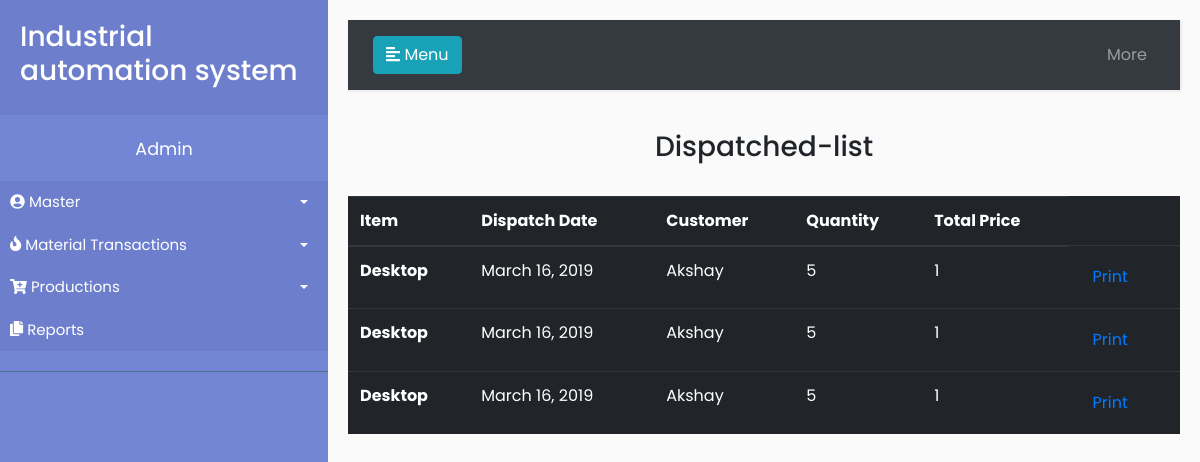
The page /production/dispatched_list/ on the database as committed earlier.
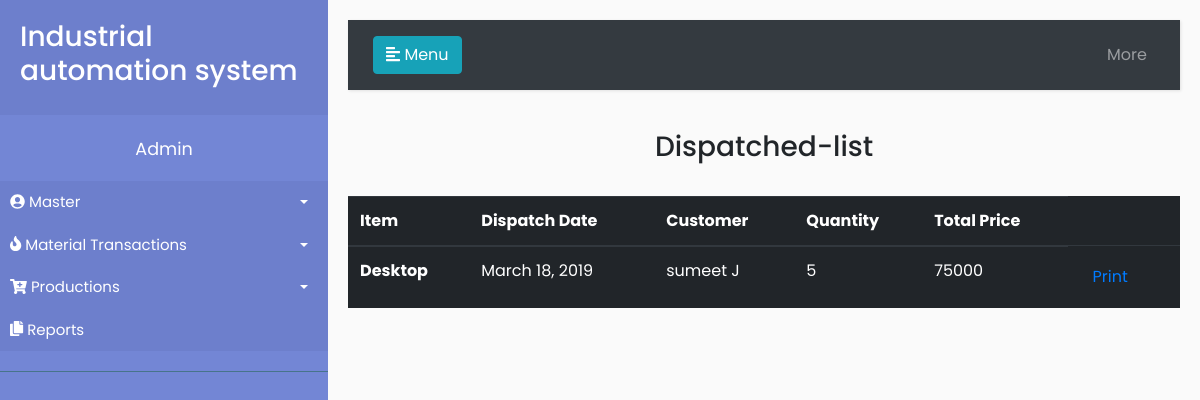
The same page on the database as committed later.
### production/models.py (models this page shows, shortened)
class Production(models.Model):
	Workorder_id = models.ForeignKey(Workorder, on_delete=models.CASCADE)
	production_date = models.DateTimeField(default=timezone.now)
	shift = models.CharField(max_length=1, choices=shift)
	item = models.ForeignKey(Item, on_delete=models.CASCADE)
	batch_number = models.PositiveIntegerField()
	total_production = models.PositiveIntegerField()
	pack=models.BooleanField(default=False)
	dispatched=models.BooleanField(default=False)
	dispatched_date = models.DateField(null=True)
	sgst=models.FloatField(blank=True)
	grand_total=models.PositiveIntegerField(editable=False)

class Workorder(models.Model):
	Select_item = models.ForeignKey(Item, on_delete=models.CASCADE)
	Quantity = models.PositiveIntegerField(blank=True)
	Order_date = models.DateTimeField(default=timezone.now)
	Target_date = models.DateField()
	total=models.PositiveIntegerField(editable=False)
	Select_customer = models.ForeignKey(Customer, on_delete=models.CASCADE)

### master/models.py (models this page shows)
class Item(models.Model):
	item_code = models.CharField(max_length=10)
	item_name = models.CharField(max_length=50)
	price = models.PositiveIntegerField()
	description = models.TextField()
	created_date = models.DateTimeField(default=timezone.now)
	def __str__(self):
		return self.item_name

class Customer(models.Model):
	name = models.CharField(max_length=50)
	contact = models.PositiveIntegerField(max_length=10)
	email_id = models.EmailField(max_length=254, blank=True)
	address = models.TextField()
	created_date = models.DateTimeField(default=timezone.now)
	def __str__(self):
		return self.name

### production/views.py (the view)
# urls.py: path('dispatched_list/', views.dispatched_list, name='dispatched_list'),
def dispatched_list(request):
	dispatched = Production.objects.filter(dispatched = True).order_by('dispatched_date')
	return render(request, 'production/dispatched_list.html', {'dispatched': dispatched})

### production/templates/production/dispatched_list.html
{% extends 'base.html' %}
{% block content %}
<h3> <center> Dispatched-list </center> </h3><br>
<table class="table table-dark">
  <thead>
    <tr>
      <th scope="col">Item</th>
      <th scope="col">Dispatch Date</th>
      <th scope="col">Customer</th>
      <th scope="col"> Quantity</th>
      <th scope="col"> Total Price </th>
    </tr>
  </thead>
  <tbody>
{% for detail in dispatched %}
    <tr>
      <th scope="row"> {{ detail.item }}</th>
      <td>{{ detail.dispatched_date }}</td>
      <td>{{ detail.Workorder_id.Select_customer }}</td>
      <td>{{ detail.Workorder_id.Quantity }}</td>
      <td>{{ detail.Workorder_id.total }}</td>
      <td><a class="btn btn-link" href="{% url 'dispatch_bill' pk=detail.pk %}"> Print </a>
    </tr>
    {% endfor %}
  </tbody>
</table>
{% endblock %}

Rows that differ between the two databases and show on the page:
removed Production: item "Desktop", dispatched_date "March 16, 2019", Workorder_id.Select_customer "Akshay", Workorder_id.Quantity "5", Workorder_id.total "1"
removed Production: item "Desktop", dispatched_date "March 16, 2019", Workorder_id.Select_customer "Akshay", Workorder_id.Quantity "5", Workorder_id.total "1"
changed Production "Desktop": dispatched_date "March 16, 2019" → "March 18, 2019"; Workorder_id.Select_customer "Akshay" → "sumeet J"; Workorder_id.total "1" → "75000"
